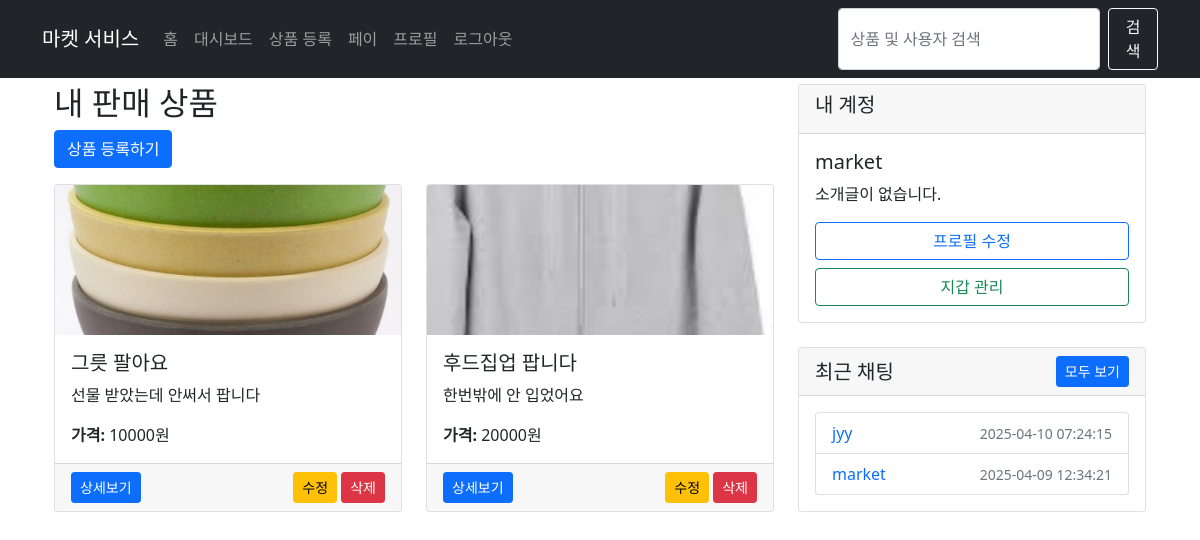
The app's page /dashboard (signed in) with its own data.
### tables this page shows
CREATE TABLE product (
                id TEXT PRIMARY KEY,
                title TEXT NOT NULL,
                description TEXT NOT NULL,
                price TEXT NOT NULL,
                seller_id TEXT NOT NULL
            , image_url TEXT, report_count INTEGER DEFAULT 0, image_path TEXT, is_sold INTEGER DEFAULT 0);

CREATE TABLE user (
                id TEXT PRIMARY KEY,
                username TEXT UNIQUE NOT NULL,
                password TEXT NOT NULL,
                bio TEXT
            , role TEXT DEFAULT 'user', report_count INTEGER DEFAULT 0, is_active INTEGER DEFAULT 1);

### app.py (the view)
@app.route('/dashboard')
def dashboard():
    if 'user_id' not in session:
        return redirect(url_for('login'))
    db = get_db()
    cursor = db.cursor()
    cursor.execute("SELECT * FROM user WHERE id = ?", (session['user_id'],))
    current_user = cursor.fetchone()
    cursor.execute("SELECT * FROM product WHERE seller_id = ? ORDER BY rowid DESC", (session['user_id'],))
    user_products = cursor.fetchall()
    try:
        cursor.execute("""
            SELECT DISTINCT
                CASE
                    WHEN pm.sender_id = ? THEN pm.receiver_id
                    ELSE pm.sender_id
                END as chat_partner_id,
                u.username as chat_partner_name,
                MAX(pm.timestamp) as last_message_time
            FROM private_message pm
            JOIN user u ON (
                (pm.sender_id = ? AND pm.receiver_id = u.id) OR
                (pm.receiver_id = ? AND pm.sender_id = u.id)
            )
            WHERE pm.sender_id = ? OR pm.receiver_id = ?
            GROUP BY chat_partner_id
            ORDER BY last_message_time DESC
            LIMIT 5
        """, (session['user_id'], session['user_id'], session['user_id'], session['user_id'], session['user_id']))
        recent_chats = cursor.fetchall()
    except:
        recent_chats=[]
    try:
        cursor.execute("""
            SELECT COUNT(*) as unread_count
            FROM private_message
            WHERE receiver_id = ? AND is_read = 0
        """, (session['user_id'],))
        unread_messages = cursor.fetchone()['unread_count']
    except:
        unread_messages=0
    return render_template('dashboard.html',
                          products=user_products,
                          user=current_user,
                          recent_chats=recent_chats,
                          unread_messages=unread_messages)

### app.py (called while the page is built)
def get_db():
    db = getattr(g, '_database', None)
    if db is None:
        db = g._database = sqlite3.connect(DATABASE)
        db.row_factory = sqlite3.Row
    return db

@app.teardown_appcontext
def close_connection(exception):
    db = getattr(g, '_database', None)
    if db is not None:
        db.close()

### templates/dashboard.html (shortened to what this page needs)
{% extends "base.html" %}
{% block content %}
<div class="container mt-4">
    <div class="row">
        <div class="col-md-8">
            <h2>내 판매 상품</h2>
            <div class="mb-3">
                <a href="{{ url_for('new_product') }}" class="btn btn-primary">
                     상품 등록하기
                </a>
            </div>
            {% if products %}
            <div class="row">
                {% for product in products %}
                <div class="col-md-6 mb-4">
                    <div class="card h-100">
                        {% if product.image_path %}
                        <img src="{{ url_for('static', filename=product.image_path) }}" class="card-img-top" alt="{{ product.title }}" style="height: 150px; object-fit: cover;">
                        {% else %}
                        <div class="bg-light text-center p-4">이미지 없음</div>
                        {% endif %}
                        <div class="card-body">
                            <h5 class="card-title">{{ product.title }}</h5>
                            <p class="card-text text-truncate">{{ product.description }}</p>
                            <p class="card-text"><strong>가격:</strong> {{ product.price }}원</p>
                        </div>
                        <div class="card-footer">
                            <div class="d-flex justify-content-between">
                                <a href="{{ url_for('view_product', product_id=product.id) }}" class="btn btn-sm btn-primary">상세보기</a>
                                <div>
                                    <a href="{{ url_for('edit_product', product_id=product.id) }}" class="btn btn-sm btn-warning">수정</a>
                                    <button type="button" class="btn btn-sm btn-danger" data-bs-toggle="modal" data-bs-target="#deleteModal{{ product.id }}">삭제</button>
                                </div>
                            </div>
                        </div>
                    </div>
                </div>
                {% endfor %}
            </div>
            {% else %}
            <div class="alert alert-info">
                등록한 상품이 없습니다. 지금 상품을 등록해보세요!
            </div>
            {% endif %}
        </div>
        <div class="col-md-4">
            <div class="card mb-4">
                <div class="card-header">
                    <h5>내 계정</h5>
                </div>
                <div class="card-body">
                    <h5>{{ user.username }}</h5>
                    <p>{{ user.bio or '소개글이 없습니다.' }}</p>
                    <div class="d-grid gap-2">
                        <a href="{{ url_for('mypage') }}" class="btn btn-outline-primary">프로필 수정</a>
                        <a href="{{ url_for('wallet') }}" class="btn btn-outline-success">지갑 관리</a>
                    </div>
                </div>
            </div>
            <div class="card mb-4">
                <div class="card-header d-flex justify-content-between align-items-center">
                    <h5 class="mb-0">최근 채팅</h5>
                    <a href="{{ url_for('chat_list') }}" class="btn btn-sm btn-primary">
                        모두 보기
                    </a>
                </div>
                <div class="card-body">
                    {% if recent_chats %}
                    <ul class="list-group">
                        {% for chat in recent_chats %}
                        <li class="list-group-item d-flex justify-content-between align-items-center">
                            <a href="{{ url_for('private_chat', user_id=chat.chat_partner_id) }}" class="text-decoration-none">
                                {{ chat.chat_partner_name }}
                            </a>
                            <small class="text-muted">{{ chat.last_message_time }}</small>
                        </li>
                        {% endfor %}
                    </ul>
                    {% else %}
                    <p class="text-muted">최근 채팅 내역이 없습니다.</p>
                    {% endif %}
                </div>
            </div>
        </div>
    </div>
</div>
{% endblock %}

### templates/base.html (style rules this page uses)
body { padding-top: 60px; padding-bottom: 40px; }

### records on screen
product: image_path (picture), title "그릇 팔아요", description "선물 받았는데 안써서 팝니다", price "10000"
product: image_path (picture), title "후드집업 팝니다", description "한번밖에 안 입었어요", price "20000"
user: username "market", chat_partner_name "market", last_message_time "2025-04-09 12:34:21"
user: chat_partner_name "jyy", last_message_time "2025-04-10 07:24:15"

### other values on screen
{{ user.bio or '소개글이 없습니다.' }} "소개글이 없습니다."
